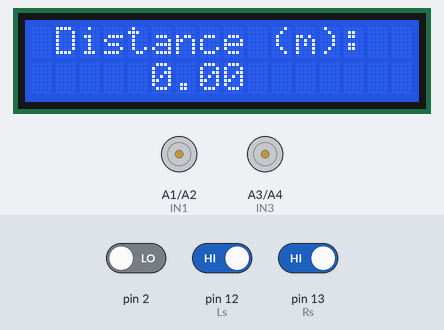
This sketch was run on a simulated Arduino Uno, built with avr-gcc and run on an emulated ATmega328P. Parts: 16×2 character LCD, motor-driver pin pairs drawn as motors (green arrow = first pin HIGH = forward, orange = second pin HIGH = backward, longer = more drive, scaled by the enable pin). The test bench sets the inputs (shaded band); at power-on: pin 12 (Ls) HIGH, pin 13 (Rs) HIGH, pin 2 LOW.

Above: at 6.6 s.
6.7 s: pin 12 (Ls) driven LOW
At 7.05 s:
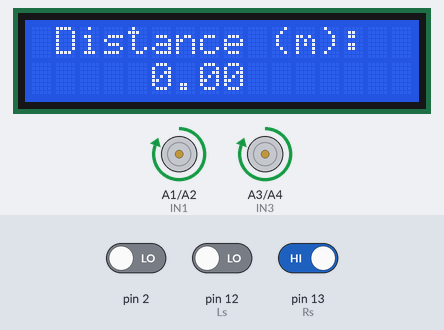
9.6 s: pin 13 (Rs) driven LOW
At 9.75 s:
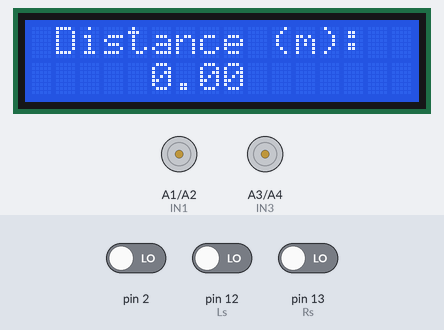
12.6 s: pin 13 (Rs) driven HIGH
At 13.05 s:
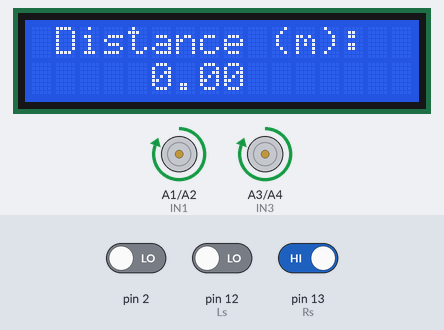
15.2 s: pin 12 (Ls) driven HIGH
At 15.71 s:
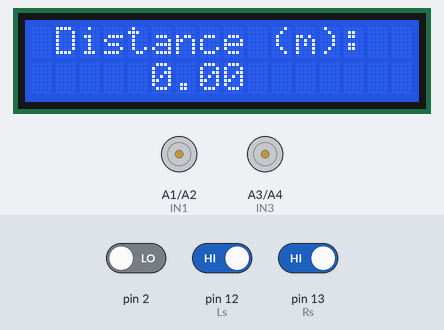
Timing chart, 0 to 19.2 s (numbered marks = the images above; inputs shaded):
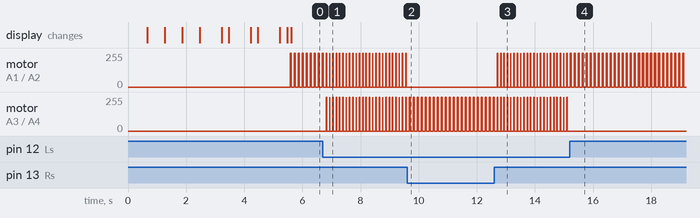

The sketch:

EncoderSensorCode.ino
```cpp
#include <LiquidCrystal.h>
#include <math.h>

/*LCD*/
const int pin_RS = 8;
const int pin_EN = 9;
const int pin_d4 = 4;
const int pin_d5 = 5;
const int pin_d6 = 6;
const int pin_d7 = 7;
const int pin_BL = 10;
LiquidCrystal lcd( pin_RS,  pin_EN,  pin_d4,  pin_d5,  pin_d6,  pin_d7);

/*Motors*/
int IN1 = A1;
int IN2 = A2;
int IN3 = A3;
int IN4 = A4;
int ENA = 0;
int ENB = 1;

/*Encoder Sensor*/
unsigned int counter=0;
void count()
{
  counter++;
}

/*IR Sensors*/
int Ls = 12;
int Rs = 13;


void setup()
{
  pinMode(IN1,OUTPUT);
  pinMode(IN2,OUTPUT);
  pinMode(IN3,OUTPUT);
  pinMode(IN4,OUTPUT);
  pinMode(ENA,OUTPUT);
  pinMode(ENB,OUTPUT);
  pinMode(Ls,INPUT);
  pinMode(Rs,INPUT);

  /*Encoder Sensor*/
  attachInterrupt(digitalPinToInterrupt(2),count,RISING);

  /*Motor Speed 130 is minimum speed*/
  analogWrite(ENA, 130);
  analogWrite(ENB, 130);

  /*Start Up sequence*/
  lcd.begin(16,2);
  lcd.print("All Systems");
  lcd.setCursor(0,1);
  lcd.print("Boot Up");
  delay(600);
  lcd.print(".");
  delay(600);
  lcd.print(".");
  delay(600);
  lcd.print(".");
  delay(600);
  lcd.clear();
  lcd.setCursor(0,0);
  lcd.print("Vehicle Will");
  lcd.setCursor(0,1);
  lcd.print("Move In:");
  lcd.setCursor(10,1);
  lcd.print("3s");
  delay(750);
  lcd.setCursor(10,1);
  lcd.print("  ");
  delay(250);
  lcd.setCursor(10,1);
  lcd.print("2s");
  delay(750);
  lcd.setCursor(10,1);
  lcd.print("  ");
  delay(250);
  lcd.setCursor(10,1);
  lcd.print("1s");
  delay(750);
  lcd.setCursor(10,1);
  lcd.print("  ");
  delay(250);
  lcd.clear();
  lcd.setCursor(1,0);
  lcd.print("Distance (m):");
}

void loop()
{
   int c = 17;
   while (c==17)
   {
    int x;
    int y;
    delay(100);
    float rotation = (counter/20);
    float distance = ((2*M_PI*0.033) * rotation)*(30.0/100.0); /*Distance travelled*/
    x = digitalRead(Ls);
    y = digitalRead(Rs);
    if (x==LOW && y==LOW)
    {
     left();
    }
    else if (x==HIGH && y==HIGH)
    {
     right();
    }
    else if (x==LOW && y==HIGH)
    {
     front();
    }
    else
    {
      c=18; /*Stops the car at the finish line*/
    }
    lcd.setCursor(5,1);
    lcd.print(distance,2);
   }
   while (c==18)
   {
    finish();
   }
}

/*Movements*/
/*Car stops after short delay due to minimum speed being too fast*/
void front()
{
  digitalWrite(IN1, HIGH);
  digitalWrite(IN2, LOW);
  digitalWrite(IN3, HIGH);
  digitalWrite(IN4, LOW);
  delay(13);
  digitalWrite(IN1, LOW);
  digitalWrite(IN2, LOW);
  digitalWrite(IN3, LOW);
  digitalWrite(IN4, LOW);
}

void right()
{
  digitalWrite(IN1, HIGH);
  digitalWrite(IN2, LOW);
  digitalWrite(IN3, LOW);
  digitalWrite(IN4, LOW);
  delay(37);
  digitalWrite(IN1, LOW);
  digitalWrite(IN2, LOW);
  digitalWrite(IN3, LOW);
  digitalWrite(IN4, LOW);
}

void left()
{
  digitalWrite(IN1, LOW);
  digitalWrite(IN2, LOW);
  digitalWrite(IN3, HIGH);
  digitalWrite(IN4, LOW);
  delay(37);
  digitalWrite(IN1, LOW);
  digitalWrite(IN2, LOW);
  digitalWrite(IN3, LOW);
  digitalWrite(IN4, LOW);
}

void finish()
{
  digitalWrite(IN1, LOW);
  digitalWrite(IN2, LOW);
  digitalWrite(IN3, LOW);
  digitalWrite(IN4, LOW);
}
```

Measured:
- after the input at 6.7 s, motor on A3 (IN3) / A4 (IN4): alternates forward 255/255 for 0.01 s and stopped for 0.10 s, starting after 0.12 s
- after the input at 9.6 s, motor on A1 (IN1) / A2 (IN2): stops changing and stays stopped
- after the input at 12.6 s, motor on A1 (IN1) / A2 (IN2): alternates forward 255/255 for 0.01 s and stopped for 0.10 s, starting after 0.11 s
- after the input at 15.2 s, motor on A3 (IN3) / A4 (IN4): stops changing and stays stopped
- by itself, motor on A1 (IN1) / A2 (IN2): alternates forward 255/255 for 0.01 s and stopped for 0.10 s
